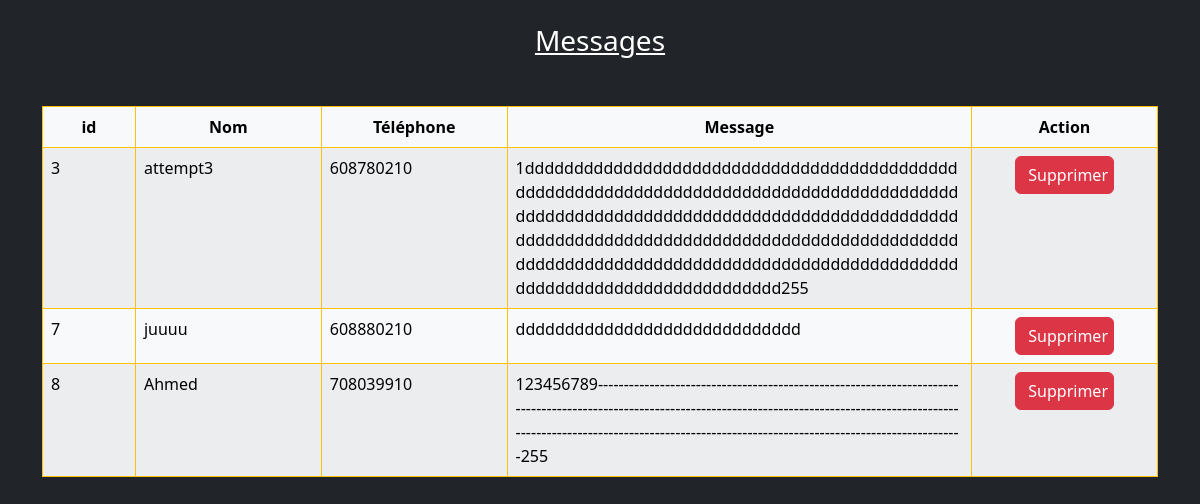
The page /phpcontact/index.php on the database its author committed.
### tables this page shows
CREATE TABLE `contact` (
  `id` int(4) NOT NULL,
  `nom` varchar(30) NOT NULL,
  `phone` int(10) NOT NULL,
  `message` varchar(255) NOT NULL
);

### phpcontact/index.php (the view, shortened to what this page needs)
<!doctype html>
<html lang="en">
  <head>
    <link href="https://cdn.jsdelivr.net/npm/bootstrap@5.2.3/dist/css/bootstrap.min.css" rel="stylesheet">
  </head>
  <body class="bg-dark">
    <div class="container my-4">
        <h3 class="text-white d-flex justify-content-center text-decoration-underline mb-5">Messages</h3>
        <table class="table table-striped table-light table-bordered border-warning">
            <thead>
                <tr>
                    <th class="col-1"><p class="d-flex justify-content-center my-0">id</p></th>
                    <th class="col-2"><p class="d-flex justify-content-center my-0">Nom</p></th>
                    <th class="col-2"><p class="d-flex justify-content-center my-0">Téléphone</p></th>
                    <th class="col-5"><p class="d-flex justify-content-center my-0">Message</p></th>
                    <th class="col-2"><p class="d-flex justify-content-center my-0">Action</p></th>
                </tr>
            </thead>
            <tbody>
                <?php
                    include ('../config.php');
                    $jibdata = "SELECT * FROM `contact` ";
                    $dirlordre = mysqli_query($connexion,$jibdata);
                    while($starjdid = mysqli_fetch_array($dirlordre)){
                ?>
                <tr>
                    <td class="col-1"><?php echo $starjdid['id']?></td>
                    <td class="col-2"><?php echo $starjdid['nom']?></td>
                    <td class="col-2"><?php echo $starjdid['phone']?></td>
                    <td class="col-5 text-break"><?php echo $starjdid['message']?></td>
                    <td class="col-2"><a href="delete.php?ghanmasho=<?php echo $starjdid['id']?>"  class="btn btn-danger col-7 d-flex mx-auto my-0">Supprimer</a></td>
                </tr>
                <?php
                }
                ?>
            </tbody>
        </table>
    </div>
  </body>
</html>

### rows shown on the page
contact: id "3", nom "attempt3", phone "608780210", message "1ddddddddddddddddddddddddddddddddddddddddddddddddddddddddddddddddddddddddddddddddddddddddddddddddddddddddddddddddddddddddddddddddddddddddddddddddddddddddddddddddddddddddddddddddddddddddddddddddddddddddddddddddddddddddddddddddddddddddddddddddddddddddddd255"
contact: id "7", nom "juuuu", phone "608880210", message "ddddddddddddddddddddddddddddd"
contact: id "8", nom "Ahmed", phone "708039910", message "123456789---------------------------------------------------------------------------------------------------------------------------------------------------------------------------------------------------------------------------------------------------255"
